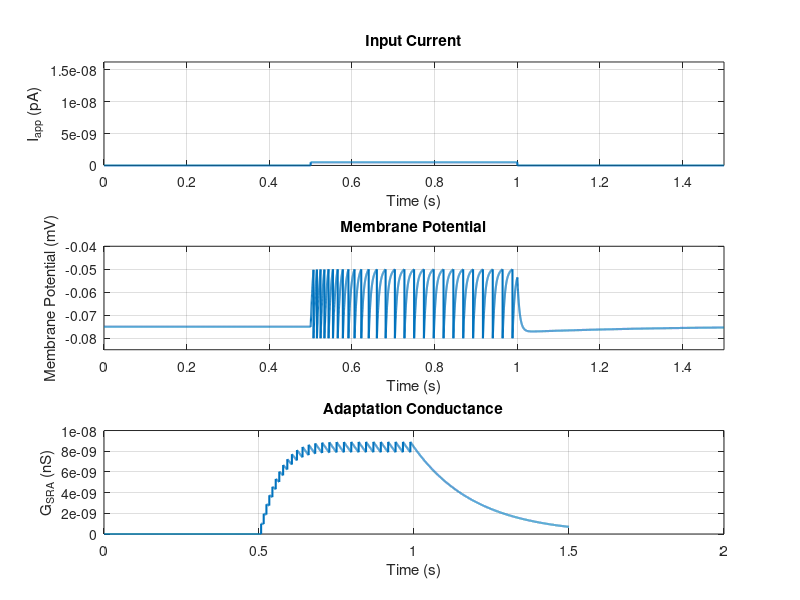

Here is the MATLAB script that generated this plot: (Note: this script raises an error after producing the figure.)
% Parameters
EL = -75e-3;            % Resting potential (mV)
V_th = -50e-3;           % Threshold potential (mV)
V_reset = -80e-3;        % Reset potential (mV)
Rm = 100e6;             % Membrane resistance (Ohms)
Cm = 100e-12;           % Membrane capacitance (pF)
Ek = -80e-3;            % Adaptation reversal potential (mV)
DeltaG_SRA = 1e-9;      % Increment of adaptation conductance (nS)
tsra = 200e-3;          % Adaptation time constant (ms)

% Simulation parameters
dt = 1e-4;
t = 0:dt:1.5;

% Input current
Iapp = zeros(size(t));
Iapp(t >= 0.5 & t <= 1.0) = 500e-12;  % 500 pA pulse from 0.5 to 1.0 s

% Initial conditions
V = ones(size(t)); % Initial membrane potential
V(1) = EL;
G_SRA = zeros(size(t)); % Initial adaptation conductance

% Simulation loop (Euler's method)
for i = 1:length(t)-1
    % Update dV/dt
    dVdt = (EL - V(i)) / Rm + G_SRA(i) * (Ek - V(i)) + Iapp(i);
    dVdt = dVdt*(1/Cm);
    V(i+1) = V(i) + dVdt * dt;
    
    % Update dG_SRA/dt
    dGSRA_dt = -G_SRA(i) / tsra;
    G_SRA(i+1) = G_SRA(i) + dGSRA_dt * dt;
    
    % Check for spike
    if V(i+1) > V_th
        V(i+1) = V_reset;           % Reset membrane potential
        G_SRA(i+1) = G_SRA(i+1) + DeltaG_SRA; % Increment adaptation conductance
    end
end

% Plotting results
figure;
subplot(3,1,1);
plot(t, Iapp , 'LineWidth', 1.5);
axis([0 1.5 0 700e-12 ])
xlabel('Time (s)');
ylabel('I_{app} (pA)');
title('Input Current');
grid on;

subplot(3,1,2);
plot(t, V , 'LineWidth', 1.5);
axis([0 1.5 -0.085 -0.04])
xlabel('Time (s)');
ylabel('Membrane Potential (mV)');
title('Membrane Potential');
grid on;

subplot(3,1,3);
plot(t, G_SRA , 'LineWidth', 1.5);
xlabel('Time (s)');
ylabel('G_{SRA} (nS)');
title('Adaptation Conductance');
grid on;

sgtitle('LIF Model with Adaptation');
